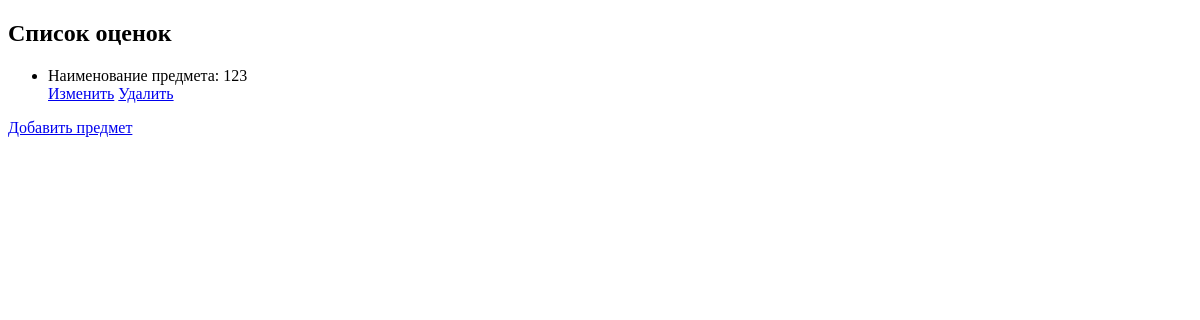
/estimations/, run on an earlier commit of the app's database.
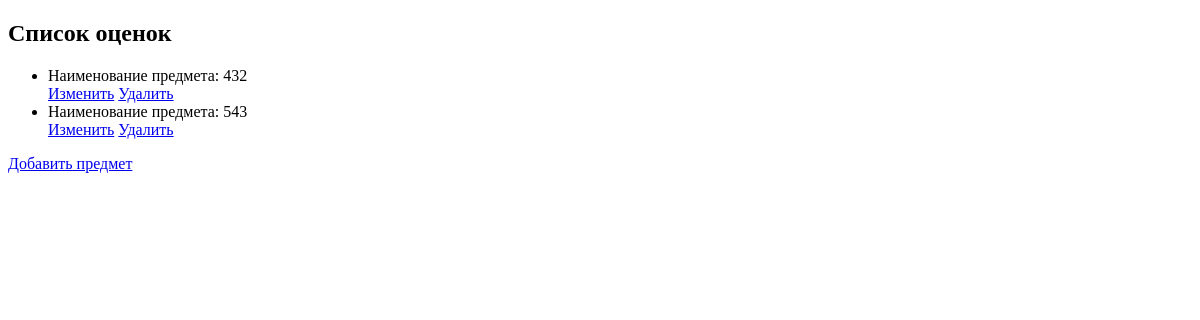
And on a later commit of the database.
### app/models.py (models this page shows, shortened)
class Estimation(models.Model):
    number = models.CharField(max_length=20, verbose_name='Число')

### app/views.py (the view)
# urls.py: path('estimations/', views.estimation_list, name='estimation_list'),
def estimation_list(request):
    estimations = Estimation.objects.all()
    return render(request, 'estimation_list.html', {'estimations': estimations})

### app/templates/estimation_list.html (shortened to what this page needs)
<!DOCTYPE html>
<html>
<head>
</head>
<body>
<h2>Список оценок</h2>
<ul>
    {% for estimation in estimations %}
        <li>
            Наименование предмета: {{ estimation.number }}<br>
            <a href="{% url 'edit_estimation' pk=estimation.id %}">Изменить</a>
            <a href="{% url 'delete_estimation' pk=estimation.id %}">Удалить</a>
        </li>
    {% endfor %}
</ul>
<a href="{% url 'add_estimation' %}">Добавить предмет</a>
</body>
</html>

What changed in the data, as far as the page shows it:
changed Estimation (number 1 of 2 on the later page): number "123" → "432"
added Estimation: number "543"
